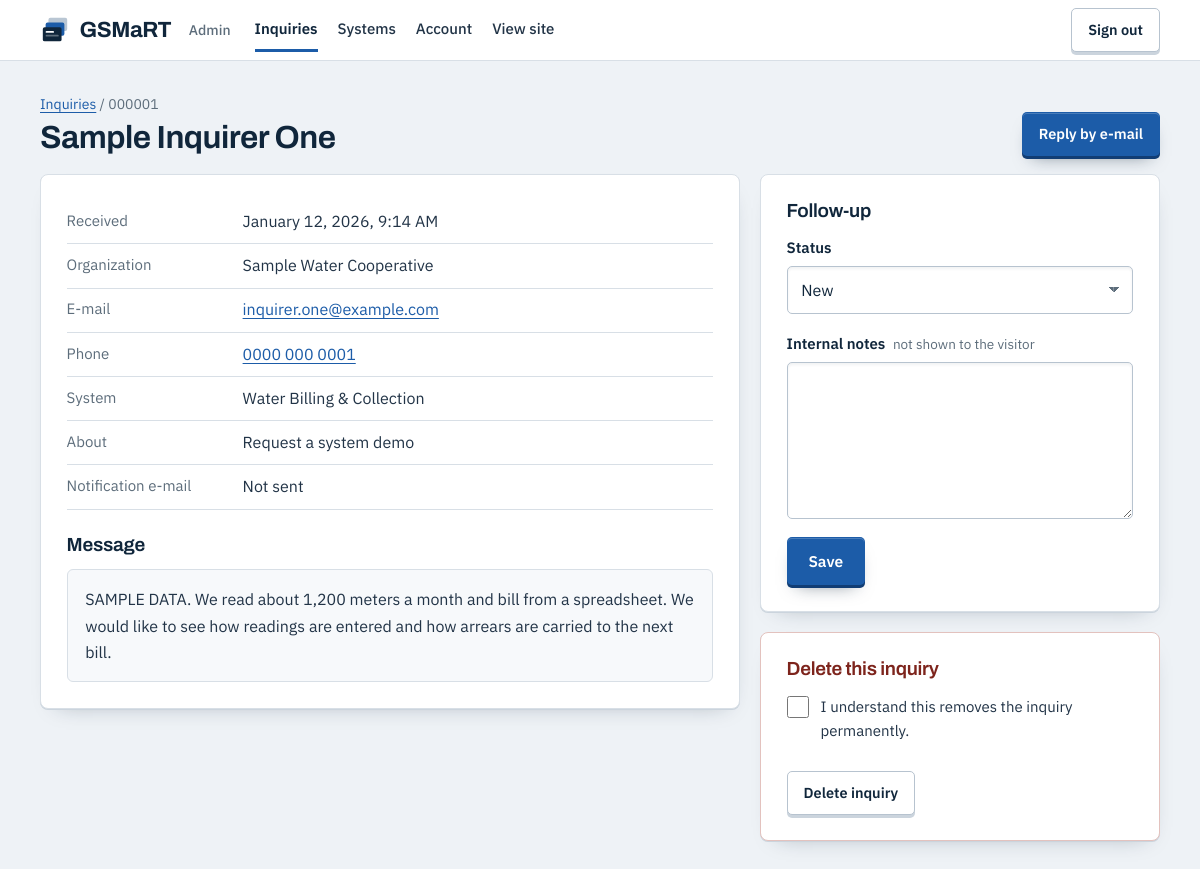
Screenshot of /admin/inquiry.php?id=1 (signed in) with the database file from the repository.
### tables this page shows
CREATE TABLE `inquiries` (
  `id` INT UNSIGNED NOT NULL AUTO_INCREMENT,
  `full_name` VARCHAR(120) NOT NULL,
  `organization` VARCHAR(150) NULL,
  `email` VARCHAR(191) NOT NULL,
  `phone` VARCHAR(40) NULL,
  `system_id` INT UNSIGNED NULL,
  `system_name` VARCHAR(150) NULL,
  `inquiry_type` VARCHAR(40) NOT NULL,
  `message` TEXT NOT NULL,
  `consent` TINYINT(1) NOT NULL DEFAULT 0,
  `status` VARCHAR(20) NOT NULL DEFAULT 'new',
  `admin_notes` TEXT NULL,
  `email_sent` TINYINT(1) NOT NULL DEFAULT 0,
  `ip_address` VARCHAR(45) NULL,
  `user_agent` VARCHAR(255) NULL,
  `created_at` DATETIME NOT NULL,
  `updated_at` DATETIME NOT NULL,
  PRIMARY KEY (`id`),
  KEY `ix_inquiries_status` (`status`, `created_at`),
  KEY `ix_inquiries_throttle` (`ip_address`, `created_at`),
  KEY `ix_inquiries_system` (`system_id`),
  CONSTRAINT `fk_inquiries_system` FOREIGN KEY (`system_id`) REFERENCES `systems` (`id`) ON DELETE SET NULL
);

### includes/bootstrap.php (called while the page is built, shortened)
<?php
function company($key, $default = null)
{
    $c = $GLOBALS['gsmart_company'];
    return (isset($c[$key]) && $c[$key] !== '') ? $c[$key] : $default;
}
function base_path()
{
    static $base = null;
    if ($base !== null) {
        return $base;
    }
    $base = '';
    $scriptFile = isset($_SERVER['SCRIPT_FILENAME']) ? realpath($_SERVER['SCRIPT_FILENAME']) : false;
    $scriptName = isset($_SERVER['SCRIPT_NAME']) ? str_replace('\\', '/', $_SERVER['SCRIPT_NAME']) : '';
    $root = realpath(GSMART_ROOT);
    if ($scriptFile && $root && strpos($scriptFile, $root) === 0) {
        $inside = str_replace('\\', '/', substr($scriptFile, strlen($root)));
        if ($inside !== '' && substr($scriptName, -strlen($inside)) === $inside) {
            $base = substr($scriptName, 0, -strlen($inside));
        }
    }
    $base = rtrim($base, '/');
    return $base;
}
function url($page = 'home', $slug = null, array $query = [])
{
    $base = base_path();
    if ($page === 'home') {
        $path = '/';
    } else {
        $path = '/' . $page . (pretty_urls() ? '' : '.php');
    }
    $q = $query ? '?' . http_build_query($query) : '';
    return $base . $path . $q;
}
function e($value)
{
    return htmlspecialchars((string) $value, ENT_QUOTES, 'UTF-8');
}
require GSMART_ROOT . '/includes/db.php';
require GSMART_ROOT . '/includes/inquiry.php';

### includes/db.php (called while the page is built, shortened)
<?php
function db()
{
    static $pdo = null, $tried = false;
    if ($tried) {
        return $pdo;
    }
    $tried = true;
    $charset = preg_replace('/[^a-z0-9_]/i', '', (string) config('db.charset', 'utf8mb4')) ?: 'utf8mb4';
    $dsn = sprintf(
        'mysql:host=%s;port=%d;dbname=%s;charset=%s',
        config('db.host', '127.0.0.1'),
        (int) config('db.port', 3306),
        config('db.name', 'gsmart_website'),
        $charset
    );
    try {
        $pdo = new PDO($dsn, config('db.user', 'root'), (string) config('db.pass', ''), [
            PDO::ATTR_ERRMODE            => PDO::ERRMODE_EXCEPTION,
            PDO::ATTR_DEFAULT_FETCH_MODE => PDO::FETCH_ASSOC,
            PDO::ATTR_EMULATE_PREPARES   => false,
        ]);
        $pdo->exec('SET NAMES ' . $charset);
    } catch (Exception $ex) {
        $pdo = null;
        $GLOBALS['gsmart_db_error'] = $ex->getMessage();
        error_log('GSMaRT website: database connection failed: ' . $ex->getMessage());
    }
    return $pdo;
}
function db_one($sql, array $params = [])
{
    $stmt = db()->prepare($sql);
    $stmt->execute($params);
    $row = $stmt->fetch();
    return $row === false ? null : $row;
}

### includes/inquiry.php (called while the page is built, shortened)
<?php
function inquiry_types()
{
    return company('inquiry_types', ['demo' => 'Request a system demo', 'other' => 'Something else']);
}
    ?>

### admin/inquiry.php (the view, shortened to what this page needs)
<?php
require __DIR__ . '/_admin.php';
$id = isset($_GET['id']) ? (int) $_GET['id'] : 0;
$inquiry = db_one('SELECT * FROM inquiries WHERE id = ?', [$id]);
$statuses = inquiry_statuses();
$types = inquiry_types();
$ref = sprintf('%06d', $inquiry['id']);
$subject = rawurlencode('Re: your inquiry to ' . company('brand', 'GSMaRT') . ' (ref. ' . $ref . ')');
?>
<div class="admin-bar">
  <div>
    <p class="admin-crumb"><a href="<?= e(admin_url()) ?>">Inquiries</a> / <?= $ref ?></p>
    <h1><?= e($inquiry['full_name']) ?></h1>
  </div>
  <a class="btn btn--primary btn--sm" href="mailto:<?= e($inquiry['email']) ?>?subject=<?= $subject ?>">Reply by e-mail</a>
</div>
<div class="admin-split">
  <section class="admin-card" aria-label="Inquiry">
    <dl class="admin-dl">
      <div><dt>Received</dt><dd><?= e(date('F j, Y, g:i A', strtotime($inquiry['created_at']))) ?></dd></div>
      <div><dt>Organization</dt><dd><?= e($inquiry['organization'] ?: 'Not given') ?></dd></div>
      <div><dt>E-mail</dt><dd><a href="mailto:<?= e($inquiry['email']) ?>"><?= e($inquiry['email']) ?></a></dd></div>
      <div><dt>Phone</dt><dd><?= $inquiry['phone'] ? '<a href="tel:' . e(preg_replace('/[^0-9+]/', '', $inquiry['phone'])) . '">' . e($inquiry['phone']) . '</a>' : 'Not given' ?></dd></div>
      <div><dt>System</dt><dd><?= e($inquiry['system_name'] ?: 'Not sure yet') ?></dd></div>
      <div><dt>About</dt><dd><?= e(isset($types[$inquiry['inquiry_type']]) ? $types[$inquiry['inquiry_type']] : $inquiry['inquiry_type']) ?></dd></div>
      <div><dt>Notification e-mail</dt><dd><?= $inquiry['email_sent'] ? 'Sent' : 'Not sent' ?></dd></div>
    </dl>
    <h2>Message</h2>
    <div class="admin-message"><?= nl2br(e($inquiry['message'])) ?></div>
  </section>
  <aside>
    <form method="post" action="<?= e(admin_url('inquiry.php', ['id' => $id])) ?>" class="admin-card admin-form">
      <h2>Follow-up</h2>
      <div class="field">
        <label for="status">Status</label>
        <select id="status" name="status">
<?php foreach ($statuses as $key => $label): ?>
          <option value="<?= e($key) ?>"<?= $inquiry['status'] === $key ? ' selected' : '' ?>><?= e($label) ?></option>
<?php endforeach; ?>
        </select>
      </div>
      <div class="field">
        <label for="admin_notes">Internal notes <span class="field__opt">not shown to the visitor</span></label>
        <textarea id="admin_notes" name="admin_notes" rows="6" maxlength="5000"><?= e($inquiry['admin_notes']) ?></textarea>
      </div>
      <button class="btn btn--primary" type="submit" name="action" value="save">Save</button>
    </form>
    <form method="post" action="<?= e(admin_url('inquiry.php', ['id' => $id])) ?>" class="admin-card admin-form admin-danger">
      <h2>Delete this inquiry</h2>
      <div class="field field--check">
        <input type="checkbox" id="confirm_delete" name="confirm_delete" value="1">
        <label for="confirm_delete">I understand this removes the inquiry permanently.</label>
      </div>
      <button class="btn btn--line btn--sm" type="submit" name="action" value="delete">Delete inquiry</button>
    </form>
  </aside>
</div>

### assets/css/site.css (style rules this page uses)
:root { --navy: #10263B; --blue: #1C5CA8; --graphite: #223447; --gray: #5D6D7B; --paper: #FAFBFC; --white: #FFFFFF; --tint: #EEF2F6; --line: #D8DFE6; --line-strong: #B7C3CF; --blue-deep: #154A8A; --blue-soft: #DCE7F4; --on-navy: #C3CEDA; --ok: #2B7A57; --warn: #A66200; --bad: #B3392F; --display: "Archivo", "Segoe UI", system-ui, sans-serif; --body: "IBM Plex Sans", "Segoe UI", system-ui, sans-serif; --radius: 6px; --wrap: 1240px; --gutter: clamp(1rem, 4vw, 2.5rem); --section: clamp(3rem, 7vw, 5.5rem); --header-h: 64px; --shadow-1: 0 1px 0 #CBD4DD, 2px 10px 22px -16px rgba(16, 38, 59, .38); --shadow-2: 0 2px 0 #C2CCD6, 6px 22px 40px -22px rgba(16, 38, 59, .5); --ease: cubic-bezier(.2, .7, .2, 1); }
*, *::before, *::after { box-sizing: border-box; }
html { -webkit-text-size-adjust: 100%; text-size-adjust: 100%; scroll-behavior: smooth; scroll-padding-top: calc(var(--header-h) + 1rem); }
body { margin: 0; font-family: var(--body); font-size: 1rem; line-height: 1.6; color: var(--graphite); background: var(--paper); -webkit-font-smoothing: antialiased; overflow-x: hidden; }
h1, h2, h3 { font-family: var(--display); color: var(--navy); margin: 0; line-height: 1.12; letter-spacing: -.015em; text-wrap: balance; }
h1 { font-size: clamp(2.05rem, 1.25rem + 3.3vw, 3.5rem); font-weight: 650; }
h2 { font-size: clamp(1.5rem, 1.2rem + 1.25vw, 2.1rem); font-weight: 620; }
p { margin: 0 0 1em; }
dl, dd { margin: 0; }
a { color: var(--blue); text-decoration-thickness: 1px; text-underline-offset: .18em; }
.btn { display: inline-flex; align-items: center; justify-content: center; gap: .5rem; min-height: 48px; padding: 0 1.3rem; border: 1px solid transparent; border-radius: 5px; font: 600 .9688rem/1.2 var(--body); text-decoration: none; text-align: center; cursor: pointer; transition: transform .16s var(--ease), box-shadow .16s var(--ease), background-color .16s, border-color .16s, color .16s; }
.btn--sm { min-height: 44px; padding: 0 1rem; font-size: .9063rem; }
.btn--primary { background: var(--blue); color: var(--white); box-shadow: inset 0 1px 0 rgba(255, 255, 255, .2), 0 3px 0 #113D74, 0 10px 18px -10px rgba(16, 38, 59, .55); }
.btn--line { background: var(--white); color: var(--navy); border-color: var(--line-strong); box-shadow: 0 3px 0 #CBD4DD; }
.field { min-width: 0; }
.field label { display: block; margin-bottom: .4rem; font-size: .9375rem; font-weight: 600; color: var(--navy); }
.field__opt { font-weight: 400; color: var(--gray); font-size: .8438rem; margin-left: .25rem; }
.field input[type="text"], .field input[type="email"], .field input[type="tel"], .field input[type="password"], .field input[type="number"], .field select, .field textarea { display: block; width: 100%; min-height: 48px; padding: .65rem .85rem; font: 1rem/1.4 var(--body); color: var(--navy); background: var(--white); border: 1px solid var(--line-strong); border-radius: 5px; box-shadow: inset 0 2px 3px rgba(16, 38, 59, .06); transition: border-color .16s, box-shadow .16s; }
.field select { appearance: none; padding-right: 2.5rem; background-image: linear-gradient(45deg, transparent 50%, var(--gray) 50%), linear-gradient(135deg, var(--gray) 50%, transparent 50%); background-position: calc(100% - 1.15rem) 50%, calc(100% - .8rem) 50%; background-size: .36rem .36rem; background-repeat: no-repeat; }
.field textarea { min-height: 9rem; resize: vertical; }
.field--check { display: grid; grid-template-columns: auto minmax(0, 1fr); gap: 0 .75rem; align-items: start; }
.field--check input { width: 1.375rem; height: 1.375rem; margin: .15rem 0 0; accent-color: var(--blue); }
.field--check label { margin: 0; font-weight: 400; color: var(--graphite); padding: .1rem 0 .6rem; }

### rows the page displays
inquiries: id "000001", full_name "Sample Inquirer One", created_at "January 12, 2026, 9:14 AM", organization "Sample Water Cooperative", email "inquirer.one@example.com", phone "0000 000 0001", system_name "Water Billing & Collection", inquiry_type "Request a system demo", message "SAMPLE DATA. We read about 1,200 meters a month and bill from a spreadsheet. We would like to see how readings are entered and how arrears are carried to the next bill.", status "New"

### other values shown
$brand "GSMaRT"
